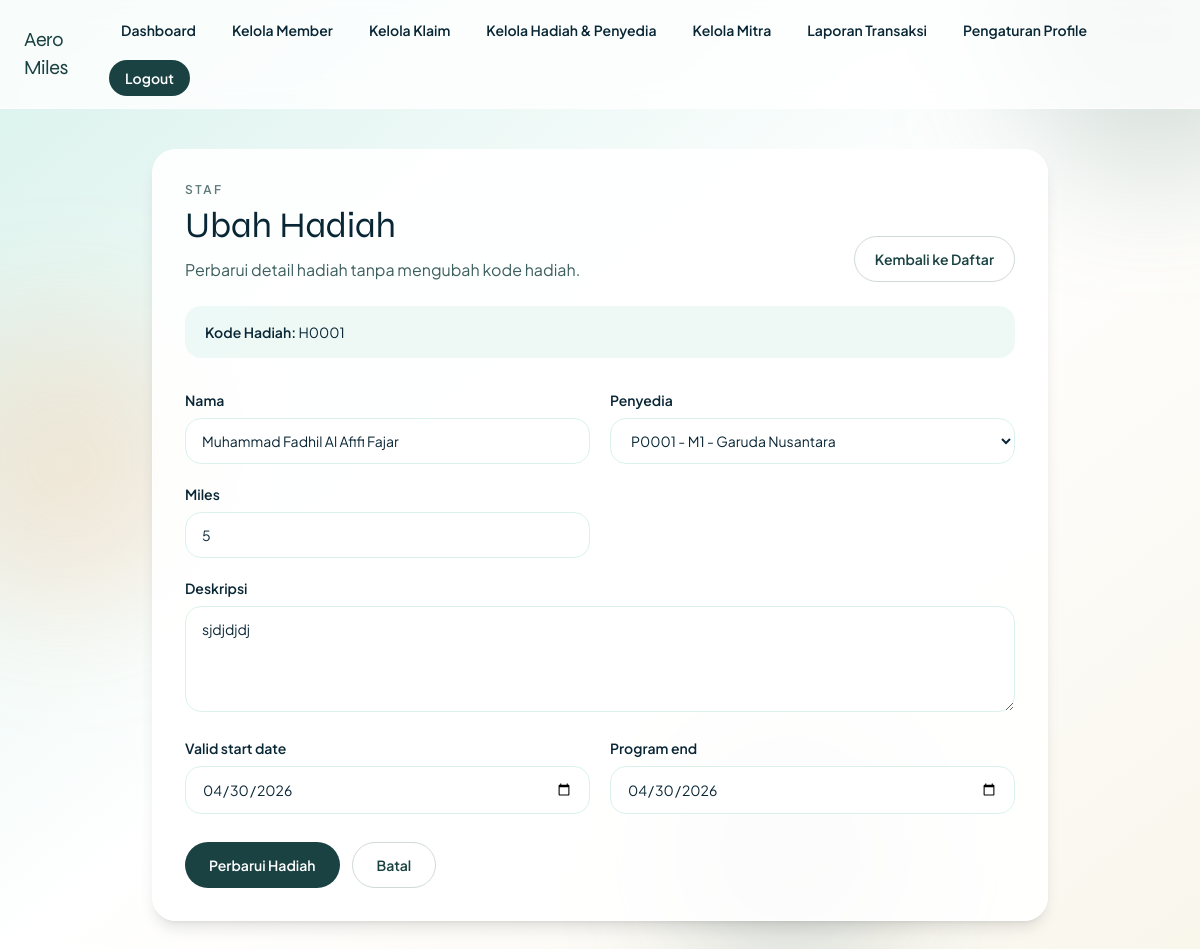
The app's page /staf/kelola-hadiah-penyedia/H0001/ubah/ (signed in) with its own data.
### core/models.py (models this page shows, shortened)
class Hadiah(models.Model):
    kode_hadiah = models.CharField(max_length=20, primary_key=True)
    nama = models.CharField(max_length=100)
    deskripsi = models.TextField()
    penyedia = models.ForeignKey(Penyedia, on_delete=models.CASCADE, related_name="hadiah")
    miles = models.PositiveIntegerField()
    valid_start_date = models.DateField()
    program_end = models.DateField()
    class Meta:
        ordering = ["nama", "kode_hadiah"]

### core/views.py (the view)
@login_required
def hadiah_update_view(request, kode_hadiah):
    if not _staff_only(request):
        return redirect("dashboard")
    _ensure_maskapai_providers()
    hadiah = get_object_or_404(Hadiah.objects.select_related("penyedia"), kode_hadiah=kode_hadiah)
    form = HadiahForm(request.POST or None, instance=hadiah)
    if request.method == "POST" and form.is_valid():
        form.save()
        messages.success(request, f"Hadiah {hadiah.kode_hadiah} berhasil diperbarui.")
        return redirect("staf_kelola_hadiah")
    return render(
        request,
        "core/hadiah_form.html",
        {
            "title": "Ubah Hadiah",
            "form": form,
            "submit_label": "Perbarui Hadiah",
            "is_edit": True,
            "hadiah": hadiah,
        },
    )

### core/forms.py (shortened to what this page needs)
class HadiahForm(forms.ModelForm):
    class Meta:
        model = Hadiah
        fields = [
            "nama",
            "penyedia",
            "miles",
            "deskripsi",
            "valid_start_date",
            "program_end",
        ]
        widgets = {
            "deskripsi": forms.Textarea(attrs={"rows": 4}),
            "valid_start_date": forms.DateInput(attrs={"type": "date"}),
            "program_end": forms.DateInput(attrs={"type": "date"}),
        }
    def __init__(self, *args, **kwargs):
        super().__init__(*args, **kwargs)
        self.fields["penyedia"].queryset = Penyedia.objects.order_by("jenis", "nama")
        _apply_input_classes(self.fields)

### core/forms.py (called while the page is built)
def _apply_input_classes(fields):
    base_class = "w-full rounded-2xl border border-aero-cloud bg-white px-4 py-3 text-sm text-aero-ink outline-none transition focus:border-aero-mint focus:ring-2 focus:ring-aero-cloud"
    for field in fields.values():
        existing_class = field.widget.attrs.get("class", "")
        field.widget.attrs["class"] = f"{existing_class} {base_class}".strip()

### core/models.py (called while the page is built)
    def __str__(self):
        return f"{self.id_penyedia} - {self.nama}"

### core/views.py (called while the page is built)
def _next_provider_id():
    last_provider = Penyedia.objects.order_by("-id_penyedia").first()
    if not last_provider:
        return "P0001"
    last_num = int(last_provider.id_penyedia[1:])
    return f"P{last_num + 1:04d}"

def _ensure_maskapai_providers():
    for kode, label in StaffProfile._meta.get_field("kode_maskapai").choices:
        Penyedia.objects.get_or_create(
            nama=label,
            jenis=Penyedia.Jenis.MASKAPAI,
            defaults={"id_penyedia": _next_provider_id()},
        )

def _staff_only(request):
    if request.user.role != User.Role.STAF:
        messages.error(request, "Halaman ini khusus staf.")
        return False
    return True

### templates/core/hadiah_form.html (shortened to what this page needs)
{% extends 'base.html' %}
{% block content %}
<section class="mx-auto max-w-4xl animate-rise rounded-3xl border border-white/70 bg-white/90 p-8 shadow-lg">
    <div class="flex flex-col gap-3 md:flex-row md:items-end md:justify-between">
        <div>
            <p class="text-xs font-semibold uppercase tracking-[0.2em] text-aero-steel/70">Staf</p>
            <h1 class="mt-2 font-display text-4xl text-aero-ink">{{ title }}</h1>
            <p class="mt-3 text-aero-steel/85">
                {% if is_edit %}
                    Perbarui detail hadiah tanpa mengubah kode hadiah.
                {% else %}
                    Tambahkan hadiah baru dan pilih penyedia dari daftar maskapai atau mitra yang tersedia.
                {% endif %}
            </p>
        </div>
        <a href="{% url 'staf_kelola_hadiah' %}" class="rounded-full border border-aero-steel/20 px-5 py-3 text-sm font-semibold text-aero-steel transition hover:bg-aero-cloud">
            Kembali ke Daftar
        </a>
    </div>
    {% if is_edit and hadiah %}
        <div class="mt-6 rounded-2xl bg-aero-cloud/45 px-5 py-4 text-sm text-aero-ink">
            <span class="font-semibold">Kode Hadiah:</span> {{ hadiah.kode_hadiah }}
        </div>
    {% endif %}
    <form method="post" class="mt-8 grid gap-5 md:grid-cols-2">
        {% for field in form %}
            <div class="{% if field.name == 'deskripsi' %}md:col-span-2{% endif %}">
                <label for="{{ field.id_for_label }}" class="mb-2 block text-sm font-semibold text-aero-ink">{{ field.label }}</label>
                {{ field }}
            </div>
        {% endfor %}
        <div class="md:col-span-2 flex flex-wrap gap-3 pt-2">
            <button type="submit" class="rounded-full bg-aero-steel px-6 py-3 text-sm font-semibold text-white transition hover:bg-aero-ink">
                {{ submit_label }}
            </button>
            <a href="{% url 'staf_kelola_hadiah' %}" class="rounded-full border border-aero-steel/20 px-6 py-3 text-sm font-semibold text-aero-steel transition hover:bg-aero-cloud">
                Batal
            </a>
        </div>
    </form>
</section>
{% endblock %}

### records on screen
Hadiah: kode_hadiah "H0001", form "Muhammad Fadhil Al Afifi Fajar" "P0001 - M1 - Garuda Nusantara" "5" "sjdjdjdj" "04/30/2026" "04/30/2026"

### other values on screen
{{ title }} "Ubah Hadiah"
{{ field.label }} "Nama" "Penyedia" "Miles" "Deskripsi" "Valid start date" "Program end"
{{ submit_label }} "Perbarui Hadiah"
